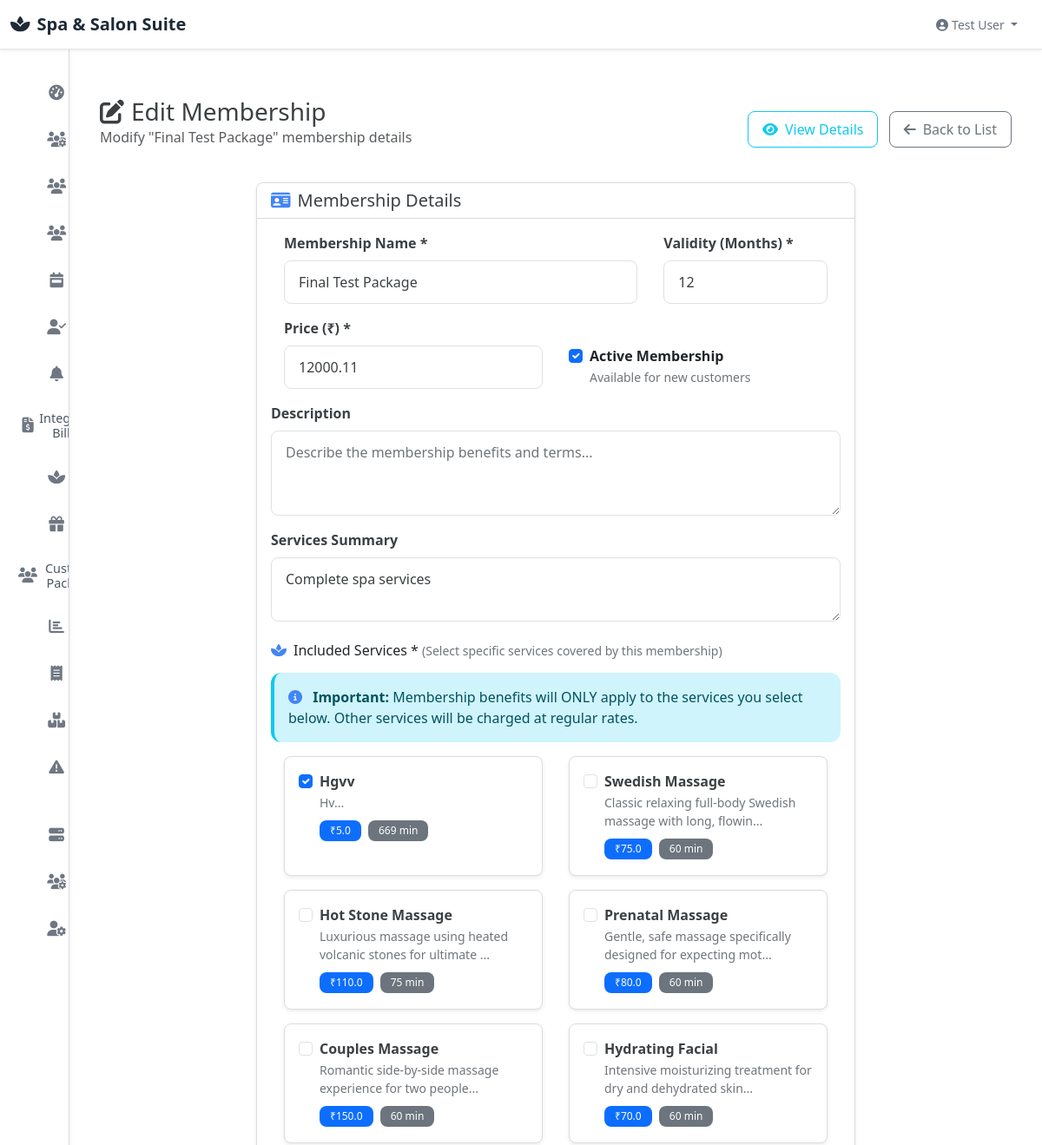
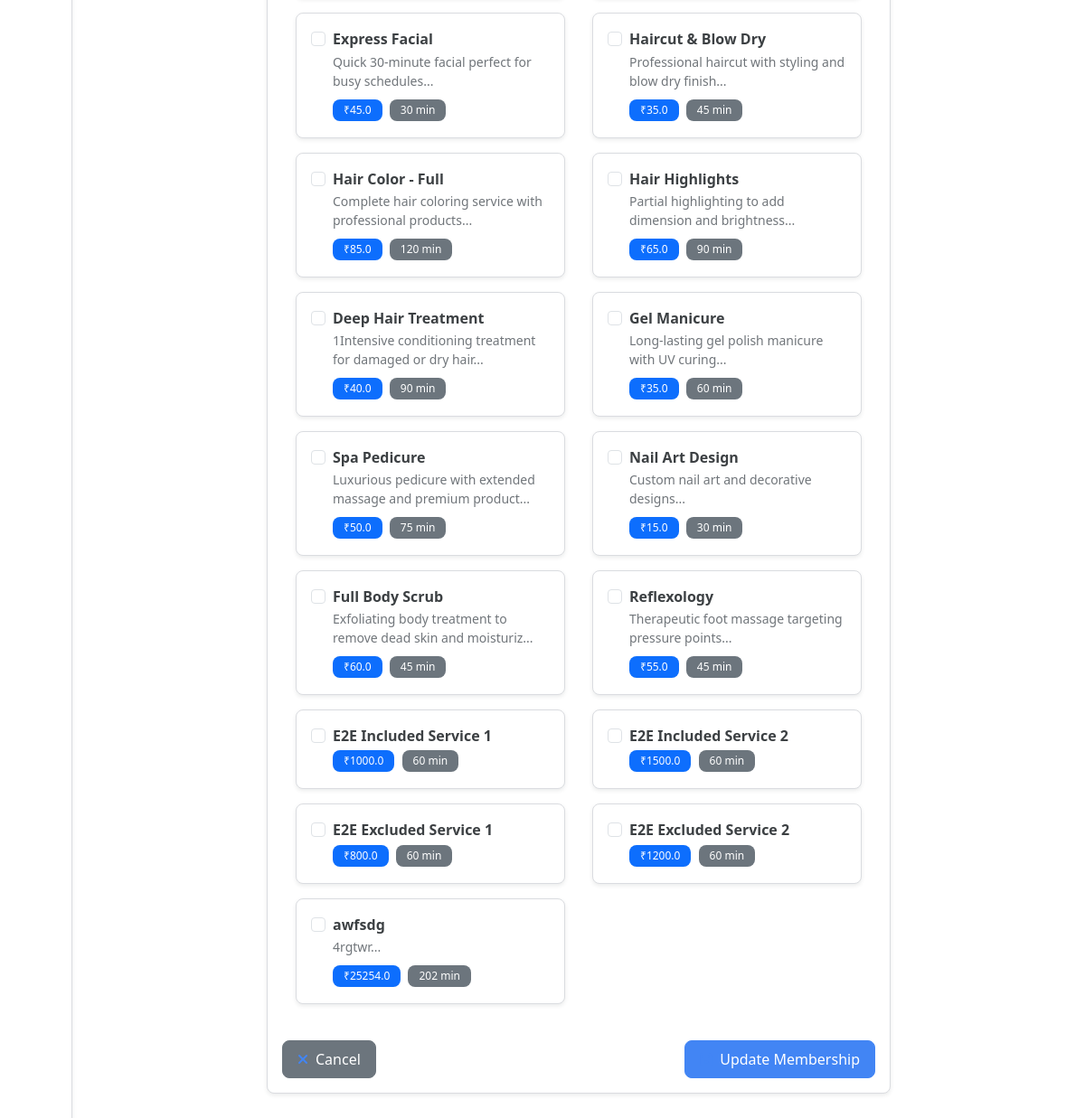
/memberships/edit/3 (signed in), run on the app's committed database (2 pictures, top to bottom).
### models.py (models this page shows, shortened)
class Membership(db.Model):
    __tablename__ = "memberships"
    id = db.Column(db.Integer, primary_key=True)
    name = db.Column(db.String(100), nullable=False)
    price = db.Column(db.Float, nullable=False)
    validity_months = db.Column(db.Integer, nullable=False)  # Usually 12
    services_included = db.Column(db.Text, nullable=True)  # Keep for backward compatibility
    description = db.Column(db.Text, nullable=True)  # Description field for membership details
    is_active = db.Column(db.Boolean, default=True, nullable=False)
    created_at = db.Column(db.DateTime, default=datetime.utcnow)
    membership_services = db.relationship('MembershipService', backref='membership', lazy=True, cascade='all, delete-orphan')

class Service(db.Model):
    id = db.Column(db.Integer, primary_key=True)
    name = db.Column(db.String(100), nullable=False)
    description = db.Column(db.Text)
    duration = db.Column(db.Integer, nullable=False)  # in minutes
    price = db.Column(db.Float, nullable=False)
    category_id = db.Column(db.Integer, db.ForeignKey('category.id'))
    category = db.Column(db.String(50), nullable=False)  # Fallback for compatibility
    is_active = db.Column(db.Boolean, default=True)
    created_at = db.Column(db.DateTime, default=datetime.utcnow)
    appointments = db.relationship('Appointment', backref='service', lazy=True)

### modules/packages/membership_views.py (the view)
@app.route('/memberships/edit/<int:membership_id>')
@login_required
def membership_edit(membership_id):
    if not hasattr(current_user, 'can_access') or not current_user.can_access('packages'):
        flash('Access denied', 'danger')
        return redirect(url_for('dashboard'))
    membership = Membership.query.get_or_404(membership_id)
    services = Service.query.filter_by(is_active=True).all()
    selected_service_ids = [ms.service_id for ms in membership.membership_services]
    return render_template('memberships/edit.html',
                         membership=membership,
                         services=services,
                         selected_service_ids=selected_service_ids)

### app.py (called while the page is built)
@login_manager.user_loader
def load_user(user_id):
    from models import User
    return User.query.get(int(user_id))

@app.context_processor
def utility_processor():
    import utils
    return dict(utils=utils)

@app.after_request
def after_request(response):
    response.headers['X-Frame-Options'] = 'SAMEORIGIN'
    response.headers['Access-Control-Allow-Origin'] = '*'
    response.headers['Access-Control-Allow-Methods'] = 'GET, POST, PUT, DELETE, OPTIONS'
    response.headers['Access-Control-Allow-Headers'] = 'Content-Type, Authorization, X-Requested-With'
    response.headers['Cache-Control'] = 'no-cache, no-store, must-revalidate'
    response.headers['Pragma'] = 'no-cache'
    response.headers['Expires'] = '0'
    return response

### models.py (called while the page is built, shortened)
    def has_role(self, role):
        if self.role_id and hasattr(self, 'dynamic_role') and self.dynamic_role:
            return self.dynamic_role.name == role
        return self.role == role

    def can_access(self, resource):
        if not self.is_active:
            return False
        if self.has_role('admin') or self.has_role('super_admin') or self.role == 'admin':
            return True

### templates/memberships/edit.html (shortened to what this page needs)
{% extends "base.html" %}
{% block content %}
<div class="container-fluid">
    <div class="row">
        <div class="col-12">
            <div class="d-flex justify-content-between align-items-center mb-4">
                <div>
                    <h1 class="h3 mb-0">
                        <i class="fas fa-edit me-2"></i>Edit Membership
                    </h1>
                    <p class="text-muted">Modify "{{ membership.name }}" membership details</p>
                </div>
                <div>
                    <a href="{{ url_for('membership_view', membership_id=membership.id) }}" class="btn btn-outline-info me-2">
                        <i class="fas fa-eye me-2"></i>View Details
                    </a>
                    <a href="{{ url_for('memberships_list') }}" class="btn btn-outline-secondary">
                        <i class="fas fa-arrow-left me-2"></i>Back to List
                    </a>
                </div>
            </div>
        </div>
    </div>
    <div class="row justify-content-center">
        <div class="col-lg-8">
            <div class="card">
                <div class="card-header">
                    <h5 class="mb-0">
                        <i class="fas fa-id-card me-2"></i>Membership Details
                    </h5>
                </div>
                <div class="card-body">
                    <form method="POST" action="{{ url_for('membership_edit_submit', membership_id=membership.id) }}">
                        <div class="row mb-3">
                            <div class="col-md-8">
                                <label for="name" class="form-label">Membership Name *</label>
                                <input type="text" class="form-control" id="name" name="name" required
                                       value="{{ membership.name }}" placeholder="e.g., Premium Spa Membership">
                            </div>
                            <div class="col-md-4">
                                <label for="validity_months" class="form-label">Validity (Months) *</label>
                                <input type="number" class="form-control" id="validity_months" name="validity_months"
                                       value="{{ membership.validity_months }}" min="1" max="36" required>
                            </div>
                        </div>
                        <div class="row mb-3">
                            <div class="col-md-6">
                                <label for="price" class="form-label">Price (₹) *</label>
                                <input type="number" class="form-control" id="price" name="price"
                                       step="0.01" min="0" required value="{{ membership.price }}">
                            </div>
                            <div class="col-md-6 d-flex align-items-end">
                                <div class="form-check">
                                    <input class="form-check-input" type="checkbox" id="is_active" name="is_active"
                                           {% if membership.is_active %}checked{% endif %}>
                                    <label class="form-check-label" for="is_active">
                                        <strong>Active Membership</strong>
                                        <br><small class="text-muted">Available for new customers</small>
                                    </label>
                                </div>
                            </div>
                        </div>
                        <div class="mb-3">
                            <label for="description" class="form-label">Description</label>
                            <textarea class="form-control" id="description" name="description" rows="3"
                                      placeholder="Describe the membership benefits and terms...">{{ membership.description or '' }}</textarea>
                        </div>
                        <div class="mb-4">
                            <label for="services_included" class="form-label">Services Summary</label>
                            <textarea class="form-control" id="services_included" name="services_included" rows="2"
                                      placeholder="Brief summary of included services">{{ membership.services_included or '' }}</textarea>
                        </div>
                        <div class="mb-4">
                            <h6 class="mb-3">
                                <i class="fas fa-spa me-2"></i>Included Services *
                                <small class="text-muted">(Select specific services covered by this membership)</small>
                            </h6>
                            <div class="alert alert-info">
                                <i class="fas fa-info-circle me-2"></i>
                                <strong>Important:</strong> Membership benefits will ONLY apply to the services you select below.
                                Other services will be charged at regular rates.
                            </div>
                            {% if services %}
                            <div class="row">
                                {% for service in services %}
                                <div class="col-md-6 mb-3">
                                    <div class="card h-100">
                                        <div class="card-body">
                                            <div class="form-check">
                                                <input class="form-check-input" type="checkbox"
                                                       name="service_ids" value="{{ service.id }}"
                                                       id="service_{{ service.id }}"
                                                       {% if service.id in selected_service_ids %}checked{% endif %}>
                                                <label class="form-check-label w-100" for="service_{{ service.id }}">
                                                    <div class="d-flex justify-content-between align-items-start">
                                                        <div>
                                                            <h6 class="card-title mb-1">{{ service.name }}</h6>
                                                            {% if service.description %}
                                                            <p class="card-text small text-muted mb-2">{{ service.description[:60] }}...</p>
                                                            {% endif %}
                                                            <div class="badge bg-primary">₹{{ service.price }}</div>
                                                            {% if service.duration %}
                                                            <div class="badge bg-secondary ms-1">{{ service.duration }} min</div>
                                                            {% endif %}
                                                        </div>
                                                    </div>
                                                </label>
                                            </div>
                                        </div>
                                    </div>
                                </div>
                                {% endfor %}
                            </div>
                            {% else %}
                            <div class="alert alert-warning">
                                <i class="fas fa-exclamation-triangle me-2"></i>
                                No services available. Please add services first.
                            </div>
                            {% endif %}
                        </div>
                        <div class="d-flex justify-content-between">
                            <a href="{{ url_for('memberships_list') }}" class="btn btn-secondary">
                                <i class="fas fa-times me-2"></i>Cancel
                            </a>
                            <button type="submit" class="btn btn-primary">
                                <i class="fas fa-save me-2"></i>Update Membership
                            </button>
                        </div>
                    </form>
                </div>
            </div>
        </div>
    </div>
</div>
{% endblock %}

### static/css/style.css (style rules this page uses)
:root { --spa-primary: #4285f4; --spa-secondary: #8e9aaf; --spa-success: #34a853; --spa-info: #4fc3f7; --spa-warning: #fbbc04; --spa-danger: #ea4335; --spa-light: #f8f9fa; --spa-dark: #2c3e50; --bs-gutter-x: 30px; --table-border-color: #e8eaed; --table-hover-bg: #f8f9fa; --table-striped-bg: #fafbfc; --professional-bg: #ffffff; --professional-sidebar: #f5f7fa; --professional-border: #dadce0; --professional-text: #3c4043; --professional-muted: #70757a; --accepted-green: #1e8e3e; --pending-orange: #f29900; --overdue-red: #d93025; }
* { box-sizing: border-box; }
html, body { height: 100%; margin: 0; padding: 0; font-family: 'Google Sans', 'Segoe UI', Roboto, sans-serif; background-color: var(--professional-bg); color: var(--professional-text) !important; overflow-x: hidden; padding-top: 56px; }
@media (min-width: 992px) { body { padding-left: 280px; } }
.main-content .container-fluid { max-width: 100%; padding: 0; }
.main-content .row { margin: 0; --bs-gutter-x: 30px; }
.main-content [class*="col"] { padding-left: 15px !important; padding-right: 15px !important; }
body.sidebar-minimized { padding-left: 80px; transition: all 0.3s ease; }
.card { border: 1px solid var(--professional-border); border-radius: 8px; box-shadow: 0 2px 4px rgba(60, 64, 67, 0.1); transition: all 0.3s ease; background-color: var(--professional-bg); }
.card .card-title { color: var(--professional-text) !important; font-weight: 600; }
.card .text-muted { color: var(--professional-muted) !important; }
.card .fas, .card .fa { color: var(--spa-primary) !important; }
.card .small { color: var(--professional-muted) !important; }
.card-header { background-color: var(--professional-bg); border-bottom: 1px solid var(--professional-border); font-weight: 600; border-radius: 8px 8px 0 0 !important; color: var(--professional-text) !important; }
.btn { border-radius: 0.5rem; font-weight: 500; padding: 0.5rem 1rem; transition: all 0.3s ease; }
.btn-primary { background-color: var(--spa-primary); border: 1px solid var(--spa-primary); color: white; }
.form-control, .form-select { border-radius: 0.5rem; border: 1px solid var(--bs-border-color); padding: 0.75rem 1rem; transition: all 0.3s ease; color: var(--professional-text) !important; background-color: var(--professional-bg) !important; }
.form-control::placeholder { color: var(--professional-muted) !important; opacity: 1; }
.form-label { font-weight: 600; color: var(--professional-text) !important; margin-bottom: 0.5rem; }
.badge { border-radius: 0.5rem; padding: 0.375rem 0.75rem; font-weight: 500; font-size: 0.75rem; }
.alert { border: none; border-radius: 0.75rem; border-left: 0.25rem solid; }
.alert-info { border-left-color: var(--bs-info); }

### data on the page
Membership: name "Final Test Package", validity_months "12", price "12000.11", is_active "☑", services_included "Complete spa services"
Service: service_ids "☑", name "Hgvv", description "Hv", price "5.0", duration "669"
Service: name "Swedish Massage", description "Classic relaxing full-body Swedish massage with long, flowin", price "75.0", duration "60"
Service: name "Hot Stone Massage", description "Luxurious massage using heated volcanic stones for ultimate", price "110.0", duration "75"
Service: name "Prenatal Massage", description "Gentle, safe massage specifically designed for expecting mot", price "80.0", duration "60"
Service: name "Couples Massage", description "Romantic side-by-side massage experience for two people", price "150.0", duration "60"
Service: name "Hydrating Facial", description "Intensive moisturizing treatment for dry and dehydrated skin", price "70.0", duration "60"
Service: name "Express Facial", description "Quick 30-minute facial perfect for busy schedules", price "45.0", duration "30"
Service: name "Haircut & Blow Dry", description "Professional haircut with styling and blow dry finish", price "35.0", duration "45"
Service: name "Hair Color - Full", description "Complete hair coloring service with professional products", price "85.0", duration "120"
Service: name "Hair Highlights", description "Partial highlighting to add dimension and brightness", price "65.0", duration "90"
Service: name "Deep Hair Treatment", description "1Intensive conditioning treatment for damaged or dry hair", price "40.0", duration "90"
Service: name "Gel Manicure", description "Long-lasting gel polish manicure with UV curing", price "35.0", duration "60"
Service: name "Spa Pedicure", description "Luxurious pedicure with extended massage and premium product", price "50.0", duration "75"
Service: name "Nail Art Design", description "Custom nail art and decorative designs", price "15.0", duration "30"
Service: name "Full Body Scrub", description "Exfoliating body treatment to remove dead skin and moisturiz", price "60.0", duration "45"
Service: name "Reflexology", description "Therapeutic foot massage targeting pressure points", price "55.0", duration "45"
Service: name "E2E Included Service 1", price "1000.0", duration "60"
Service: name "E2E Included Service 2", price "1500.0", duration "60"
Service: name "E2E Excluded Service 1", price "800.0", duration "60"
Service: name "E2E Excluded Service 2", price "1200.0", duration "60"
Service: name "awfsdg", description "4rgtwr", price "25254.0", duration "202"
